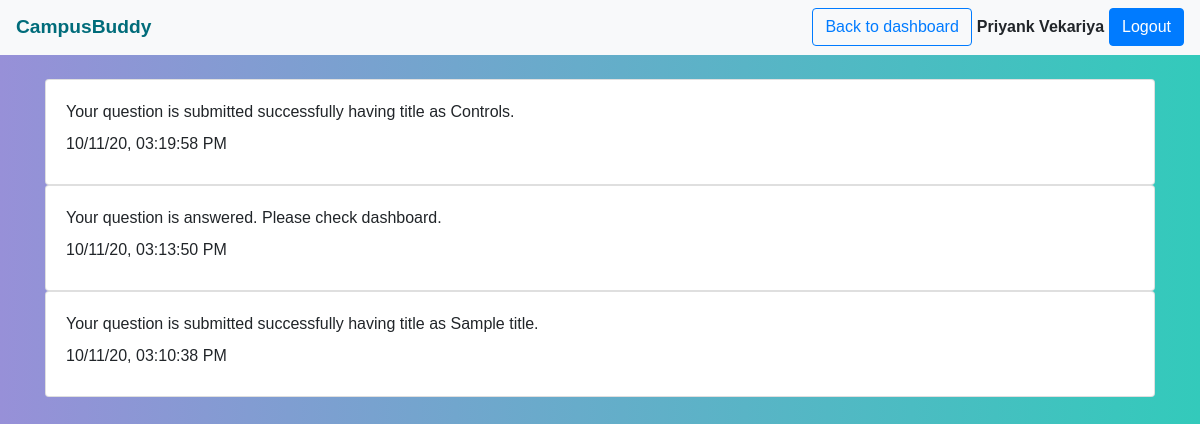
Page /notifications.php (signed in) on the committed database.
### tables this page shows
CREATE TABLE `notifications` (
  `user_id` int(11) NOT NULL,
  `message` varchar(100) NOT NULL,
  `timestamp` timestamp NOT NULL DEFAULT current_timestamp() ON UPDATE current_timestamp()
);

### notifications.php (the view, shortened to what this page needs)
<?php
$user_id = $_COOKIE['ID'];
$notificationsQuery = "SELECT * FROM notifications WHERE user_id=" . $user_id . " ORDER BY timestamp DESC";
function executeQuery($query)
{
    $conn = new mysqli("localhost", "rootuser", "toor", "campus_buddy");
    $result = $conn->query($query);
    return $result;
}
?>
<!DOCTYPE html>
<html lang="en">
<head>
    <link rel="stylesheet" href="css/Bootstrap/css/bootstrap.min.css">
    <link rel="stylesheet" href="css/style.css">
</head>
<body>
    <nav class="navbar navbar-light bg-light">
        <a class="navbar-brand">CampusBuddy</a>
        <form class="form-inline" action="php/logout.php" method="POST">
            <a href="dashboard.php" class="btn btn-outline-primary">Back to dashboard</a>
            <label style="margin: 5px; font-weight: bold;"><?php echo ($_COOKIE["UserName"]); ?></label>
            <button class="btn btn-primary" type="submit">Logout</button>
        </form>
    </nav>
    <section>
        <main class="py-4">
            <div class="container">
                <div class="row justify-content-center">
                    <div class="col-md-12">
                        <?php $notificationsResult = executeQuery($notificationsQuery);
                        if ($notificationsResult->num_rows > 0) {
                            while ($row = $notificationsResult->fetch_assoc()) {
                                $new_datetime = DateTime::createFromFormat ( "Y-m-d H:i:s", $row["timestamp"] ); ?>
                                <div class="card">
                                    <div class="card-body">
                                        <label><?php echo $row['message']; ?></label><br/>
                                        <label><?php echo $new_datetime->format('d/m/y, h:i:s A') ?></label>
                                    </div>
                                </div>
                            <?php }
                        } ?>
                    </div>
                </div>
            </div>
        </main>
    </section>
</body>
</html>

### css/style.css (style rules this page uses)
body { font-family: Verdana, Tahoma, sans-serif; background: linear-gradient(to right, #9790d8, #33cabb) fixed; }
.navbar .navbar-brand { color: #006c7a!important; font-size: larger; font-weight: bold; }

### rows in the picture
notifications: message "Your question is submitted successfully having title as Controls.", timestamp "10/11/20, 03:19:58 PM"
notifications: message "Your question is answered. Please check dashboard.", timestamp "10/11/20, 03:13:50 PM"
notifications: message "Your question is submitted successfully having title as Sample title.", timestamp "10/11/20, 03:10:38 PM"

### other values in the picture
$_COOKIE["UserName"] "Priyank Vekariya"
